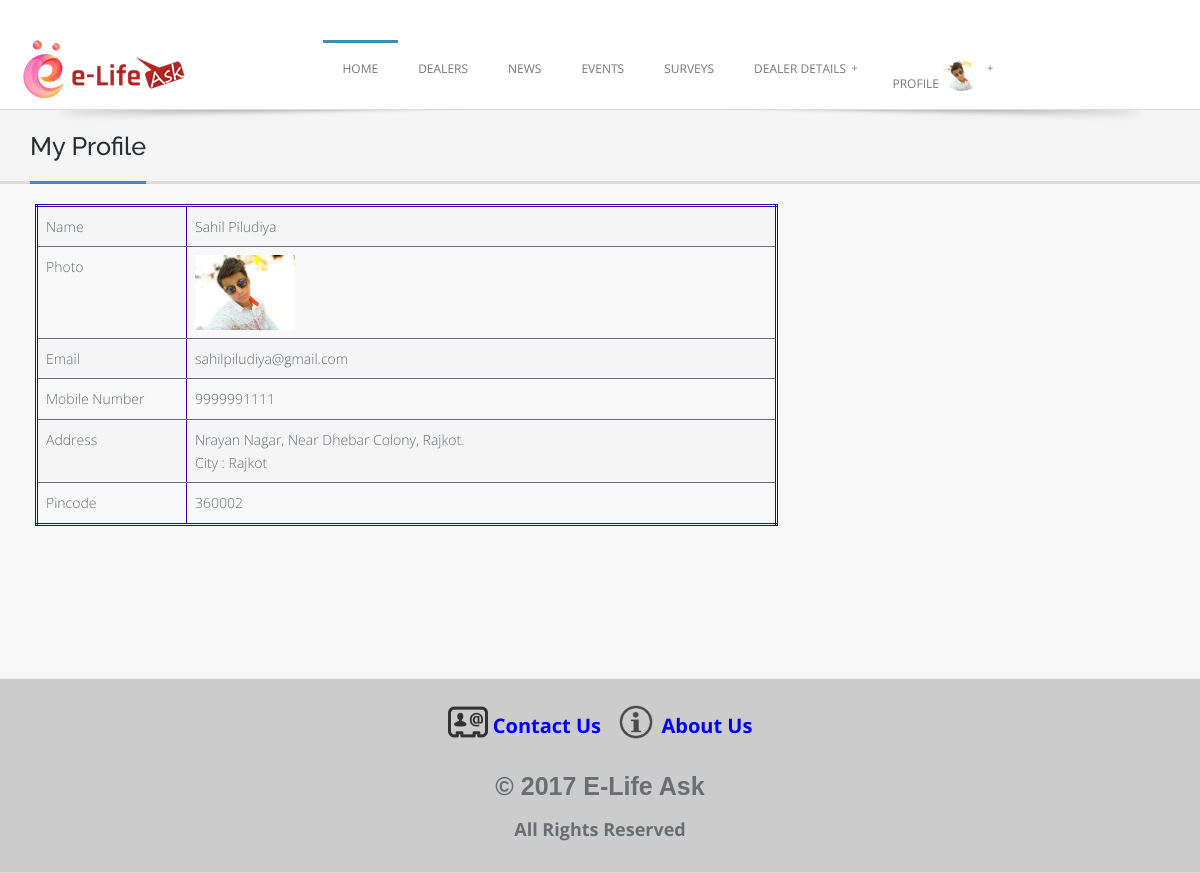
Screenshot of /User-Dealer/user_view_profile.php (signed in) with the database file from the repository.
### tables this page shows
CREATE TABLE `tbl_user` (
  `user_id` int(11) NOT NULL,
  `user_first_name` varchar(25) NOT NULL,
  `user_last_name` varchar(25) NOT NULL,
  `user_email` varchar(30) NOT NULL,
  `user_password` varchar(15) NOT NULL,
  `user_mobile_no` varchar(13) NOT NULL,
  `city_id` int(11) DEFAULT NULL,
  `pin_code` varchar(10) NOT NULL,
  `user_address` varchar(200) DEFAULT NULL,
  `user_photo` varchar(500) DEFAULT NULL,
  `user_status` int(11) NOT NULL
);

CREATE TABLE `tbl_city` (
  `city_id` int(11) NOT NULL,
  `city_name` varchar(30) NOT NULL,
  `state_id` int(11) DEFAULT NULL,
  `city_status` int(11) NOT NULL
);

### User-Dealer/user_view_profile.php (the view, shortened to what this page needs)
<!doctype html>
<html class="no-js" lang="en">
	<head>
	<link rel="stylesheet" href="css/font-awesome.css">
	<link href="assets/css/bootstrap.css" rel="stylesheet">
	<link rel="stylesheet" href="style.css">
	<link rel="stylesheet" href="css/colors.css">
	<link rel="stylesheet" href="layerslider/css/layerslider.css" type="text/css">
  </head>
<body>
<?php
	include "header.php";
?>
	<section class="post-wrapper-top">
    	<div class="container">
            <div class="post-wrapper-top-shadow">
                <span class="s1"></span>
            </div>
            <div class="col-lg-6 col-md-6 col-sm-6 col-xs-12">
                <h2>My Profile</h2>
            </div>
        </div>
	</section>
        	<div class="content clearfix">
            	<div class="col-lg-8 col-md-8 col-sm-8 col-xs-12" style="widtd:100%;overflow:auto">
				<form metdod="post">
                <table border="1" class="table table-striped" data-effect="fade" style="border:#330099 double;">
                  <tbody>
					    <?php
					$select = "select * from Tbl_user where user_id = $_SESSION[user_id]";
					$query = mysql_query($select);
					$row = mysql_fetch_array($query)
					?>
				<tr>
				  <td style="width:150px">Name</td>
				  <td><?php echo $row['user_first_name'] ." " .$row['user_last_name']; ?></td>
                </tr>
				<tr>
				  <td>Photo</td>
				  <td><img src="<?php echo $row['user_photo']; ?>" height="100px" width="100px"></td>
                </tr>
				<tr>
				  <td>Email</td>
				  <td><?php echo $row['user_email']; ?></td>
                </tr>
				<tr>
				  <td>Mobile Number</td>
				  <td><?php echo $row['user_mobile_no']; ?></td>
                </tr>
				<tr>
				  <td>Address</td>
				  <td><?php echo $row['user_address']; ?> <br>
					    <?php
					$select = "select * from Tbl_city where city_id = (select city_id from tbl_user where user_id = '$_SESSION[user_id]')";
					$query = mysql_query($select);
					$city_row = mysql_fetch_array($query)
					?>
				   <?php echo "City : " .$city_row['city_name']; ?></td>
                </tr>
				<tr>
				  <td>Pincode</td>
				  <td><?php echo $row['pin_code']; ?></td>
                </tr>
                  </tbody>
                </table>
			  </form>
				</div>
            </div>
<?php
	include "footer.php";
?>
	</body>
</html>

### User-Dealer/header.php (shortened to what this page needs)
<?php
		$select = "select * from Tbl_dealer where dealer_id = '$_SESSION[dealer_id]'";
		$query_select = mysql_query($select);
		$row = mysql_fetch_array($query_select);
		$select1 = "select * from Tbl_user where user_id = '$_SESSION[user_id]'";
		$query_select1 = mysql_query($select1);
		$row_user = mysql_fetch_array($query_select1);
?>
<header class="header">
    	<div class="container">
        	<div class="site-header clearfix">
                <div class="col-lg-3 col-md-3 col-sm-12 title-area pull-left">
                    <div style="margin-top:-5px" class="site-title" id="title">
                        <a href="../index.php" title="">
                            <img src="images/logo.gif" alt="">
                        </a>
                    </div>
                </div>
                <div class="col-lg-9 col-md-12 col-sm-12">
                   <div id="nav">
                        <div class="container clearfix">
                       <?php
					   if($_SESSION['dealer_id']!="")
					   {
					   	?>
						  <ul id="jetmenu" class="jetmenu blue">
                            <li class="active"><a href="dealer_index.php">Home</a>
                            </li>
						<?php
							if($_SESSION['business_type'] == "Product Marketing")
							{ ?>
								<li><a href="#">Product</a>
									<ul class="dropdown">
										<li><a href="dealer_add_product.php">Add Product</a></li>
										<li><a href="dealer_manage_product.php">Manage Product</a></li>
									</ul>
								</li>
						<?php }
							else if($_SESSION['business_type'] == "Service Provider")
							{ ?>
								<li><a href="#">Service</a>
									<ul class="dropdown">
										<li><a href="dealer_add_service.php">Add Service</a></li>
										<li><a href="dealer_manage_service.php">Manage Service</a></li>
									</ul>
								</li>
							<?php }
							else if($_SESSION['business_type'] == "Trust")
							{ ?>
								<li><a href="#">Trust</a>
									<ul class="dropdown">
										<li><a href="dealer_add_donation.php">Add Donation</a></li>
										<li><a href="dealer_manage_donation.php">Manage Donation</a></li>
									</ul>
								</li>
							<?php }
							else if($_SESSION['business_type'] == "Institute")
							{ ?>
								<li><a href="#">Institute</a>
									<ul class="dropdown">
										<li><a href="dealer_add_facility.php">Add Facility</a></li>
										<li><a href="dealer_manage_facility.php">Manage Facility</a></li>
									</ul>
								</li>
							<?php } ?>
							<li><a href="#">News</a>
                                <ul class="dropdown">
                                    <li><a href="dealer_add_news.php">Add News</a></li>
                                    <li><a href="dealer_manage_news.php">Manage News</a></li>
                                </ul>
                            </li>
                            <li><a href="#">Event</a>
                                <ul class="dropdown">
                                    <li><a href="dealer_add_event.php">Add Event</a></li>
                                    <li><a href="dealer_manage_event.php">Manage Event</a></li>
                                </ul>
                            </li>
                            <li><a href="#">Survey</a>
                                <ul class="dropdown">
                                    <li><a href="dealer_add_survey.php">Add Survey</a></li>
                                    <li><a href="dealer_manage_survey.php">Manage Survey</a></li>
                                </ul>
                            </li>
                            <li><a href="#">Follow</a>
                                <ul class="dropdown" >
                                    <li><a href="dealer_follower.php">Followers</a></li>
                                </ul>
                            </li>
                            <li><a href="#">Profile <img src="<?php echo $row['dealer_photo']; ?>" style="border-radius:50% 50% 50% 50%;width:40px;"></a>
                                <ul class="dropdown" >
                                    <li><a href="dealer_view_profile.php">View Profile</a></li>
                                    <li ><a href="dealer_edit_profile.php">Edit Profile</a></li>
		                            <li><a href="dealer_my_plan.php">Plan</a></li>
									<li><a href="logout.php">Logout</a></li>
                                </ul>
                            </li>
                        </ul>
						<?php
					   }
					   else if($_SESSION['user_id']!="")
					   {
					   ?>
									  <ul id="jetmenu" class="jetmenu blue">
                            <li class="active"><a href="user_index.php">Home</a>
                            </li>
                            <li><a href="user_profile_of_dealers.php">Dealers</a></li>
                            <li><a href="user_all_news.php">News</a>
                            </li>
                            <li><a href="user_all_events.php">Events</a>
                            </li>
                            <li><a href="user_all_survey.php">Surveys</a>
                            <li><a href="#">Dealer Details</a>
                            </li>
                            <li><a href="#">Profile <img src="<?php echo $row_user['user_photo']; ?>" style="border-radius:50% 50% 50% 50%;width:40px;"></a>
                            </li>
                        </ul>
					   <?php
					   }
					   ?>
                        </div>
                    </div>
                </div>
            </div>
    	</div>
    </header>

### User-Dealer/style.css (style rules this page uses)
* { margin: 0; padding: 0px; font-family: "Open Sans"; }
body { background: #f8f8f8; margin: 0; height: 100%; z-index: 1000; color: #696E74; }
html { overflow-x: hidden; overflow-y: auto; }
html, body { height: 100%; }
img { height: auto; max-width: 100%; }
*, *:after, *:before { -webkit-box-sizing: border-box; -moz-box-sizing: border-box; box-sizing: border-box; padding: 0; margin: 0; }
a { padding: 0; margin: 0; text-decoration: none; -webkit-transition: background-color .4s linear, color .4s linear; -moz-transition: background-color .4s linear, color .4s linear; -o-transition: background-color .4s linear, color .4s linear; -ms-transition: background-color .4s linear, color .4s linear; transition: background-color .4s linear, color .4s linear; }
a img { border: none; vertical-align: bottom; }
p, pre, ul, ol, dl, dd, blockquote, address, fieldset, form, { margin-bottom: 20px; }
a img { border: none; }
ul, ol, dl { margin-left: 30px; }
ul, ol, dl { margin-bottom: 1.25em; font-family: inherit; }
ul, ol { margin-left: 0; }
section::before, section::after { position: absolute; content: ''; pointer-post-wraps: none; }
.marketplace-top-shadow, .post-wrapper-top-shadow { width:100%; position:relative; z-index:1000; }
.marketplace-top-shadow .s1, .post-wrapper-top-shadow .s1 { background:url(images/shadow.png) center no-repeat; height:31px; margin:0 auto; bottom:-18px; width:100%; position:absolute; left:0; }
.post-wrapper-top { background-color: #F5F5F5; bottom: 0; left: 0; right: 0; top: 0; z-index: 0; border-bottom: 3px solid #DCDBD7; margin-bottom: 0; padding:0; position: relative; text-align: left; }
.post-wrapper-top h2 { border-bottom: 3px solid #fff; display: inline-block; font-weight:500; font-size:1.8em; padding: 0 0 20px; color:#2B2E31; position: relative; margin-bottom:-3px; }
.header { background:#ffffff; display:block; border-bottom:1px solid #DCDBD7; position:relative; z-index: 99; }
.site-header { padding:40px 0 0; }
.title-area { padding:0; display:block; position:relative; overflow:hidden; }
#nav { margin-top:0; }
.effect-fade { opacity: 0; }
.effect-fade.in { opacity: 1; }
.content { padding:20px 20px 60px 20px; }

### User-Dealer/css/colors.css (style rules this page uses)
.pagination > li > a:hover, .pagination > li > span:hover, .pagination > li > a:focus, .pagination > li > span:focus, .list-group-item.active, .list-group-item.active:hover, .list-group-item.active:focus, .panel-primary > .panel-heading, .breadcrumb, blockquote, blockquote.pull-right, .nav .open > a, .nav .open > a:hover, .nav .open > a:focus, .form-control:focus, .nav .open > a, .nav .open > a:hover, a.thumbnail:hover, .nav-tabs.nav-stacked > li > a, .owl-carousel .item a div span, a.thumbnail:focus, .post-wrapper-top h2, .nav .open > a:focus, #volume, .title:before, .post-meta a:hover, .title:after { border-color:#3C8DBC }
.panel-primary > .panel-heading + .panel-collapse .panel-body, .nav .caret, .blue > li:hover > a, .blue > li.active > a, .top-bar-section .dropdown, .top-bar-section .has-dropdown > a:after { border-top-color:#3C8DBC }
.text-primary, .panel-primary > .panel-heading, .navbar-inverse .dropdown-menu > li > a:hover, .navbar-inverse .dropdown-menu > li > a:focus, .nav > li > a:hover, .nav > li > a:focus, .accordion-heading .accordion-toggle > em, .message span, .services_lists_boxes_icon:after, #cp-nav a:hover, #cp-nav .hover > a, #cp-nav .current > a, #cp-nav .hover > a a:after, #cp-nav .current a:after, a.list-group-item.active > .badge, .nav-pills > .active > a > .badge, a, .rating i, .btn-link, .dropdown-menu > li > a:hover, .dropdown-menu > li > a:focus, .dropdown-menu > .active > a, .dropdown-menu > .active > a:hover, .dropdown-menu > .active > a:focus, .nav > li > a:hover, .nav > li > a:focus, .check li:before, .highlight, .required, .pricing li:before, .theme_details h3, .theme_overviews .icon-container i, .jetmenu li > .megamenu i, .top-bar-section ul li:hover > a, .top-bar-section ul li.active > a, .recent_posts li a.readmore { color:#3C8DBC; }

### User-Dealer/user_view_profile.php (style rules this page uses)
td { border-bottom:solid 1px; }

### rows the page displays
tbl_user: user_photo (picture), user_first_name "Sahil", user_last_name "Piludiya", user_email "sahilpiludiya@gmail.com", user_mobile_no "9999991111", user_address "Nrayan Nagar, Near Dhebar Colony, Rajkot.", pin_code "360002"
tbl_city: city_name "Rajkot"
